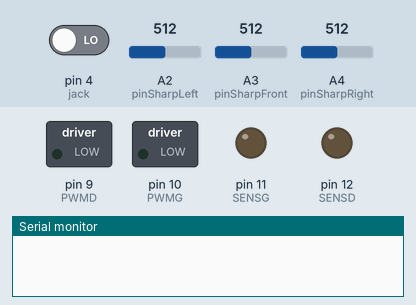
This sketch was run on a simulated Arduino Uno, built with avr-gcc and run on an emulated ATmega328P. On the bench: switched loads named in the sketch (green lamp = pin HIGH), output pins drawn as LEDs (lit = HIGH), the last lines printed to the serial monitor. Dashed ring = blinking. Inputs (shaded band) come from the test bench; at power-on: pin 4 (jack) LOW, A3 (pinSharpFront) = 512, A2 (pinSharpLeft) = 512, A4 (pinSharpRight) = 512.

Above: at 1.2 s.
1.3 s: pin 4 (jack) driven HIGH
At 2.6 s:
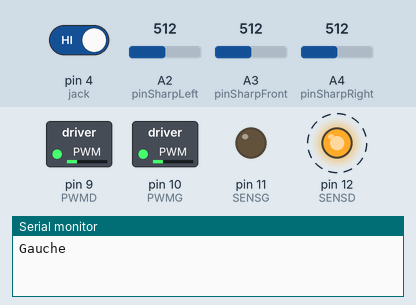
4.3 s: A3 (pinSharpFront) set to 100
7.3 s: A3 (pinSharpFront) set to 89
At 8.3 s:
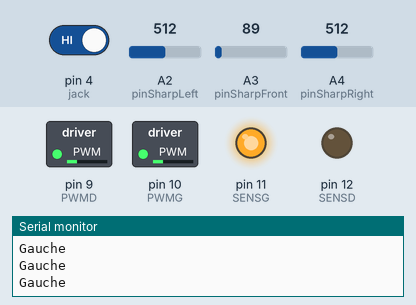
9.1 s: pin 4 (jack) driven LOW
At 10.4 s:
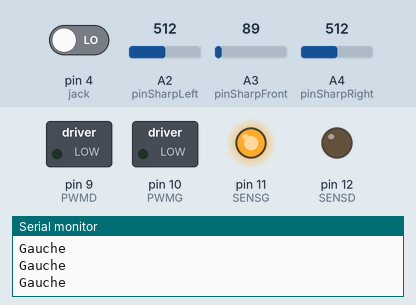
Timing chart, 0 to 11.6 s (numbered marks = the images above; inputs shaded):
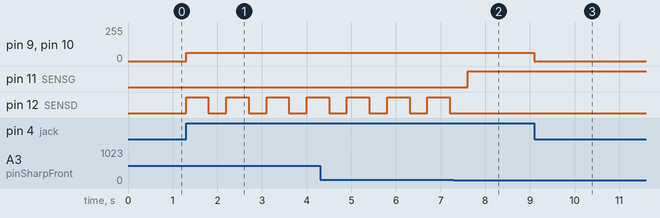

The sketch:

CodeRobot_Maxime_V3.ino
```cpp
// Variable Moteur
const int PWMG = 10; // Moteur Gauche
const int PWMD = 9; // Moteur Droit
const int SENSG = 11; // Sens Moteur Gauche
const int SENSD = 12; // Sens Moteur Droit

const int jack = 4; // PIN Jack

// Variable Capteur Sharp
const int pinSharpFront = A3;
const int pinSharpLeft = A2;
const int pinSharpRight = A4;

void setup() {
  pinMode(PWMG, OUTPUT);
  pinMode(PWMD, OUTPUT);
  pinMode(SENSG, OUTPUT);
  pinMode(SENSD, OUTPUT);
  pinMode(pinSharpFront, INPUT);
  pinMode(pinSharpLeft, INPUT);
  pinMode(pinSharpRight, INPUT);
  Serial.begin(9600);
}

void loop() {
  //Serial.println("Distance : "+(String) ((4.0/(analogRead(pinSharpFront)*0.00340))*2) + ";" );
  if(isJack()==true)
  {
    if(sharpFront(pinSharpFront)==false)
    {
      forward(25);
    }
    else
    {
      backward(25);
      delay(500);
      stop();
      if(analogRead(pinSharpLeft) > analogRead(pinSharpRight))
      {
        Serial.println("Droite");
        right45();
      }
      else
      {
        Serial.println("Gauche");
        left45();
      }
    }
  }
  else {
    stop();
  }
}

bool isJack()
{
  return digitalRead(jack);
}

byte convertSpeed(int speedFunc)
{
  return map(speedFunc, 0, 100, 0, 255);
}

void forward(int speedFunc)
{
  analogWrite(PWMG,convertSpeed(speedFunc));
  analogWrite(PWMD,convertSpeed(speedFunc));
  digitalWrite(SENSG,HIGH);
  digitalWrite(SENSD,LOW);
}

void backward(int speedFunc)
{
  analogWrite(PWMG,convertSpeed(speedFunc));
  analogWrite(PWMD,convertSpeed(speedFunc));
  digitalWrite(SENSG,LOW);
  digitalWrite(SENSD,HIGH);
}

void left45()
{
  analogWrite(PWMG,convertSpeed(25));
  analogWrite(PWMD,convertSpeed(25));
  digitalWrite(SENSG,LOW);
  digitalWrite(SENSD,LOW);
  delay(800/2);
  stop();
}

void right45()
{
  analogWrite(PWMG,convertSpeed(25));
  analogWrite(PWMD,convertSpeed(25));
  digitalWrite(SENSG,HIGH);
  digitalWrite(SENSD,HIGH);
  delay(800/2);
  stop();
}

void stop()
{
  analogWrite(PWMG,0);
  analogWrite(PWMD,0);
}

bool sharpFront(int pin)
{
  float distance = 25.0;
  if( ((4.0/(analogRead(pin)*0.00340))*2) < distance )
  {
    return true;
  }
  else
  {
    return false;
  }
}
```

Measured:
- the behaviour switches between 95 and 94 on A3 (pinSharpFront) (found by bisection; images 1 and 2)
- after the input at 1.3 s, pin 9 (PWMD), pin 10 (PWMG): 0/255 → 63/255 at once; pin 12 (SENSD): alternates HIGH for 0.50 s and LOW for 0.40 s, starting at once
- after the input at 7.3 s, pin 11 (SENSG): LOW → HIGH after 0.31 s; pin 12 (SENSD): stops changing and stays LOW
- after the input at 9.1 s, pin 9 (PWMD), pin 10 (PWMG): 63/255 → 0/255 at once
